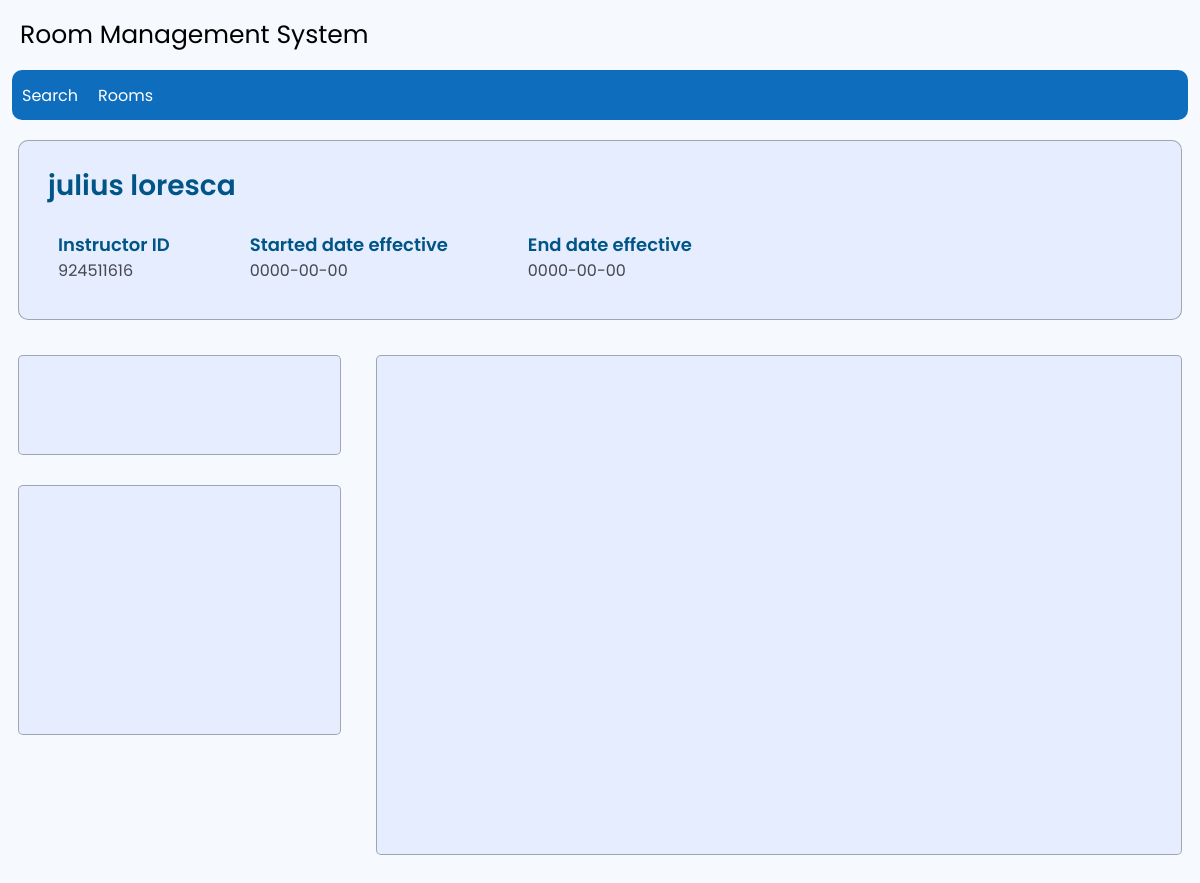
The page /Instructor/instructorProfile.php?id=924511616 on the database its author committed.
### tables this page shows
CREATE TABLE `instructor` (
  `instructor_id` int(10) NOT NULL,
  `room_number` int(11) NOT NULL,
  `firstname` varchar(20) NOT NULL,
  `lastname` varchar(20) NOT NULL
);

CREATE TABLE `instructor_startend_date` (
  `instructorDate_id` int(11) NOT NULL,
  `startDate` date NOT NULL,
  `endDate` date NOT NULL
);

### Instructor/instructorProfile.php (the view, shortened to what this page needs)
<?php
 include("../connections/connection.php");
if(isset($_GET["id"]) && !empty(trim($_GET["id"]))){
    $sql =
"SELECT
    instructor.instructor_id,
    instructor.firstname,
    instructor.lastname,
    instructor_startend_date.startDate,
    instructor_startend_date.endDate
FROM
    instructor
INNER JOIN
    instructor_startend_date
ON
    instructor.instructor_id = instructor_startend_date.instructorDate_id
WHERE
    instructor.instructor_id = ?";
    if($stmt = mysqli_prepare($connections, $sql)){
        mysqli_stmt_bind_param($stmt, "i", $param_id);
        if(mysqli_stmt_execute($stmt)){
            $result = mysqli_stmt_get_result($stmt);
            if(mysqli_num_rows($result) == 1){
                $row = mysqli_fetch_array($result, MYSQLI_ASSOC);
            } else{
                header("location: error.php");
                exit();
            }
        } else{
            echo "Oops! Something went wrong. Please try again later.";
        }
    }
} else{
    header("location: error.php");
    exit();
}
?>
<!DOCTYPE html>
<html lang="en">
<head>
    <link rel="stylesheet" type="text/css" href="instructorProfile.css">
</head>
<body>
    <div class="container">
        <div class="header">Room Management System</div>
                <nav>
                    <ul>
                        <li><a href="../index.php">Search</a></li>
                        <li><a href="../rooms/roomDashboard.php">Rooms</a></li>
                    </ul>
                </nav>
            <div class="profile">
               <div class="name-box">
                   <span class="name-title"><?php echo $row["firstname"];echo " " ;echo $row["lastname"]; ?></span>
               </div>
               <div class="profile-info">
                   <div class="info-box">
                        <div class="details">
                            <label>Instructor ID</label>
                            <?php echo $row["instructor_id"]; ?>
                        </div>
                        <div class="details">
                            <label>Started date effective</label>
                            <?php echo $row["startDate"]; ?>
                        </div>
                        <div class="details">
                            <label>End date effective</label>
                            <?php echo $row["endDate"]; ?>
                        </div>
                   </div>
               </div>
            </div>
            <div class="content">
                <div class="left">
                    <div class="upper-left">
                    </div>
                    <div class="subject-list">
                    </div>
                </div>
                <div class="right">
                    <div class="table-box">
                    </div>
                </div>
            </div>
    </div>
</body>
</html>

### Instructor/instructorProfile.css (style rules this page uses)
:root { --blue:#0e6dbd; --dark-blue:#005586; }
* { padding: 0; margin: 0; box-sizing: border-box; text-decoration: none; list-style: none; font-family: 'Poppins', sans-serif; }
body { background: rgb(190, 210, 254, .13); }
.container { max-width: 1900px; width: 100%; height: auto; margin: 0 auto; }
.header { height: 70px; width: 100%; display: flex; align-items: center; padding-left: 20px; font-size: 25px; }
nav { width: 98%; height: 50px; background: var(--blue); margin: 0 auto; border-radius: 10px; color: white; }
nav ul { width: 100%; height: 100%; display: flex; align-items: center; }
nav ul li { margin: 10px; }
nav ul li a { color: white; }
.profile { margin: 20px auto; width: 97%; height: 180px; border: 1px solid rgb(0,0,0,.3); border-radius: 10px; background: rgb(190, 210, 254, .3); }
.content { width: 97%; height: auto; margin:20px auto; display: flex; }
.left { width: 30%; height: auto; }
.upper-left { width: 100%; margin: 15px 0; height: 100px; border-radius: 5px; border: 1px solid rgb(0,0,0,.3); background: rgb(190, 210, 254, .3); }
.subject-list { width: 100%; margin: 30px 0; height: 250px; border-radius: 5px; border: 1px solid rgb(0,0,0,.3); background: rgb(190, 210, 254, .3); }
.right { width: 75%; height: auto; margin-left: 3%; }
.table-box { width: 100%; margin: 15px auto; height: 500px; border-radius: 5px; border: 1px solid rgb(0,0,0,.3); background: rgb(190, 210, 254, .3); }
.name-box { width: 95%; height: 50px; margin: 20px auto; display: flex; align-items: center; color: var(--dark-blue); font-size: 28px; font-weight: 600; }
.profile-info { width: 95%; height: 50px; margin: 20px auto; display: flex; align-items: center; }
.info-box { height: 100%; margin: 0 10px; display: flex; }
.details { display: grid; color: rgb(0,0,0,.7); margin-right: 80px; }
.details label { font-weight: 600; font-size: 18px; color: var(--dark-blue); }

### rows shown on the page
instructor: firstname "julius", lastname "loresca", instructor_id "924511616", instructor_startend_date.startDate "0000-00-00", instructor_startend_date.endDate "0000-00-00"
